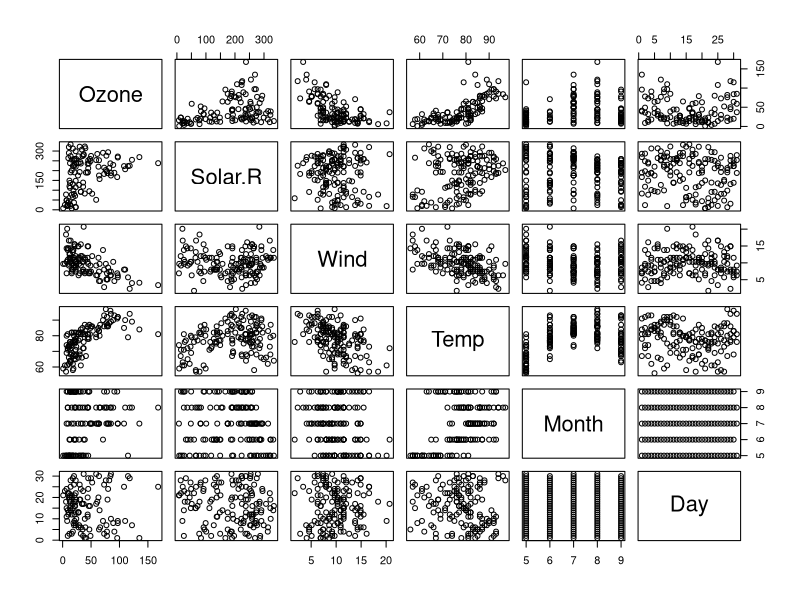
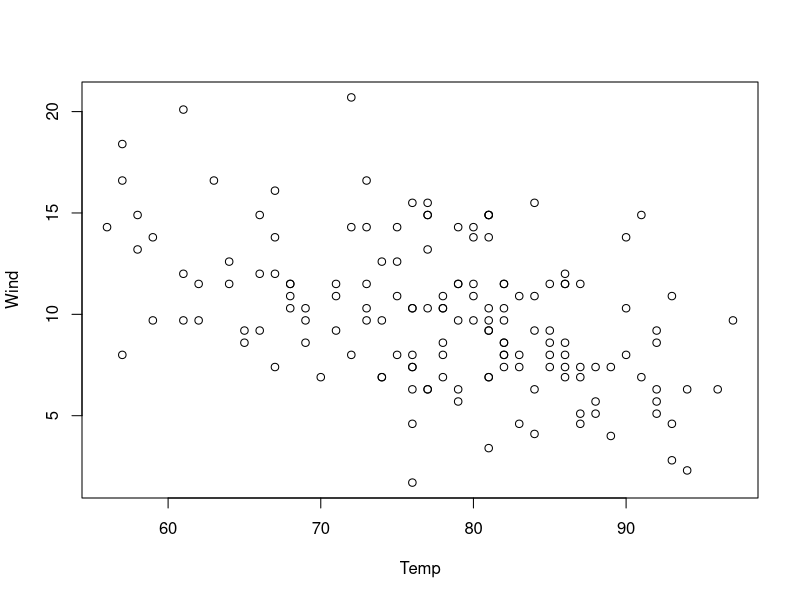
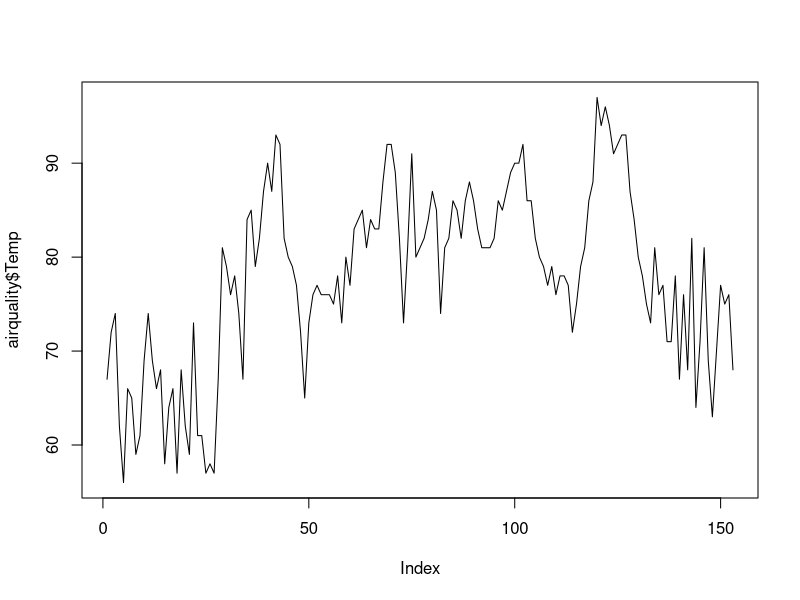
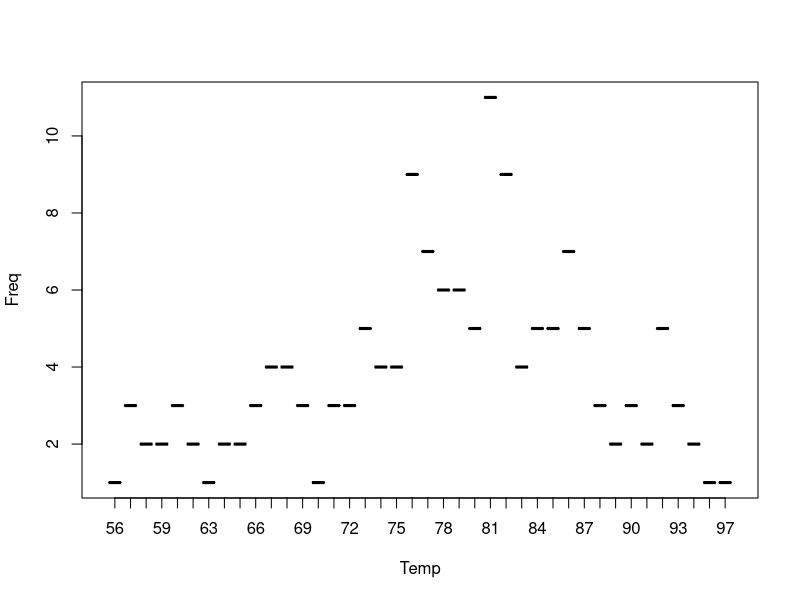

R code for these plots, in order:
## ---- chunk 1
# install.packages("tm")  
## ---- chunk 2
library(tm)
## ---- chunk 3
x <- 10.5       # assign a decimal value 
x              # print the value of x 
## ---- chunk 4
class(x)      # print the class name of x 
## ---- chunk 5
k <- 1
k              # print the value of k 
## ---- chunk 6
class(k)       # print the class name of k 
## ---- chunk 7
is.integer(k)  # is k an integer? 
## ---- chunk 8
y <- as.integer(3) 
y              # print the value of y 
## ---- chunk 9
class(y)       # print the class name of y 
is.integer(y)  # is y an integer? 
## ---- chunk 10
y <- 3L 
is.integer(y)  # is y an integer? 
## ---- chunk 11
as.integer(3.14)    # coerce a numeric value 
## ---- chunk 12
as.integer("5.27")  # coerce a decimal string 
## ---- chunk 13
as.integer("Joe")   # coerce an non-decimal string 
## ---- chunk 14
as.integer(TRUE)    # the numeric value of TRUE 
as.integer(FALSE)   # the numeric value of FALSE 
## ---- chunk 15
x <- 1
y <- 2   # sample values 
z <- x > y      # is x larger than y? 
z              # print the logical value 
## ---- chunk 16
class(z)       # print the class name of z 
## ---- chunk 17
u <- TRUE
v <- FALSE
u & v          # u AND v 
## ---- chunk 18
u | v          # u OR v 
## ---- chunk 19
!u             # negation of u 
## ---- chunk 20
a <- T
b <- F
a & b
## ---- chunk 21
x <- as.character(3.14) 
x
## ---- chunk 22
class(x)       # print the class name of x 
## ---- chunk 23
fname <- "Joe"
lname <-"Smith" 
paste(fname, lname) 
## ---- chunk 24
paste("A", "B", "C", sep="--")
## ---- chunk 25
sprintf("%s has %d dollars", "Sam", 100) 
## ---- chunk 26
substr("Mary has a little lamb.", start=3, stop=12) 
## ---- chunk 27
sub("little", "big", "Mary has a little lamb.") 
## ---- chunk 28
c(2, 3, 5) 
## ---- chunk 29
c(TRUE, FALSE, TRUE, FALSE, FALSE) 
## ---- chunk 30
c("aa", "bb", "cc", "dd", "ee") 
## ---- chunk 31
s1 <- 2:5
s1
## ---- chunk 32
s2 <- seq(from=1, to=5, by=2)  # You can drop the argument names write seq(1,5,2)
s2
## ---- chunk 33
s3 <- rep(1, 5)
s3
## ---- chunk 34
length(c("aa", "bb", "cc", "dd", "ee")) 
## ---- chunk 35
n <- c(2, 3, 5) 
s <- c("aa", "bb", "cc", "dd", "ee") 
 c(n, s) 
## ---- chunk 36
a <- c(1, 3, 5, 7) 
b <- c(1, 2, 4, 8)
## ---- chunk 37
5 * a 
## ---- chunk 38
a + b
## ---- chunk 39
a - b 
## ---- chunk 40
a * b 
## ---- chunk 41
a / b 
## ---- chunk 42
u <- c(10, 20, 30) 
v <- c(1, 2, 3, 4, 5, 6, 7, 8, 9) 
u + v 
## ---- chunk 43
s <- c("aa", "bb", "cc", "dd", "ee") 
s[3] 
## ---- chunk 44
s[-3] 
## ---- chunk 45
s[10] 
## ---- chunk 46
s <- c("aa", "bb", "cc", "dd", "ee") 
s[c(2, 3)] 
## ---- chunk 47
s[c(2, 3, 3)] 
## ---- chunk 48
s[c(2, 1, 3)] 
## ---- chunk 49
s[2:4] 
## ---- chunk 50
s <- c("aa", "bb", "cc", "dd", "ee")
## ---- chunk 51
L = c(FALSE, TRUE, FALSE, TRUE, FALSE)
s[L] 
## ---- chunk 52
s[c(FALSE, TRUE, FALSE, TRUE, FALSE)]
## ---- chunk 53
v <- c("Mary", "Sue") 
names(v) <- c("First", "Last") 
v 
## ---- chunk 54
v["First"] 
## ---- chunk 55
v[c("Last", "First")] 
## ---- chunk 56
n <- c(2, 3, 5) 
s <- c("aa", "bb", "cc", "dd", "ee") 
b <- c(TRUE, FALSE, TRUE, FALSE, FALSE) 

x <- list(n, s, b, 3)   # x contains copies of n, s, b
x
## ---- chunk 57
x[2] 
## ---- chunk 58
x[c(2, 4)] 
## ---- chunk 59
x[2]
## ---- chunk 60
x[[2]]
## ---- chunk 61
x[[2]][1] = "ta" 
x[[2]] 
## ---- chunk 62
s 
## ---- chunk 63
n <- c(2, 3, 5) 
s <- c("aa", "bb", "cc") 
b <- c(TRUE, FALSE, TRUE) 
df <- data.frame(n, s, b) # df is a data frame
df
## ---- chunk 64
mtcars 
## ---- chunk 65
mtcars[1, 2] 
## ---- chunk 66
mtcars["Mazda RX4", "cyl"] 
## ---- chunk 67
nrow(mtcars)    # number of data rows 
## ---- chunk 68
ncol(mtcars)    # number of columns 
## ---- chunk 69
dim(mtcars)
## ---- chunk 70
help(mtcars)
## ---- chunk 71
head(mtcars) 
## ---- chunk 72
mtcars[[9]] 
## ---- chunk 73
mtcars[["am"]] 
## ---- chunk 74
mtcars$am 
## ---- chunk 75
mtcars[, "am"] 
## ---- chunk 76
mtcars[1] 
## ---- chunk 77
mtcars["mpg"] 
## ---- chunk 78
mtcars[["mpg"]]
## ---- chunk 79
mtcars[c("mpg", "hp")] 
## ---- chunk 80
mtcars[24,] 
## ---- chunk 81
mtcars[c(3, 24),] 
## ---- chunk 82
mtcars["Camaro Z28",] 
## ---- chunk 83
mtcars[c("Datsun 710", "Camaro Z28"),] 
## ---- chunk 84
L <- mtcars$am == 0 
L 
## ---- chunk 85
mtcars[L,] 
## ---- chunk 86
mtcars[L,]$mpg 
## ---- chunk 87
names(df)[names(df) == 'old.var.name'] <- 'new.var.name'
## ---- chunk 88
#library(gdata)                   # load gdata package 
#help(read.xls)                   # documentation 
#mydata <- read.xls("mydata.xls")  # read from first sheet
## ---- chunk 89
#library(XLConnect)               # load XLConnect package 
#wk <- loadWorkbook("mydata.xls") 
#df <- readWorksheet(wk, sheet="Sheet1")
## ---- chunk 90
mydata <- read.table("mydata.txt")  # read text file 
mydata                             # print data frame 
## ---- chunk 91
mydata <- read.csv("mydata.csv")  # read csv file 
mydata 
## ---- chunk 92
help(read.csv)
## ---- chunk 93
getwd()               # get current working directory
## ---- chunk 94
# setwd("<new path>")   # set working directory
## ---- chunk 95
# setwd("C:/MyDoc")
## ---- chunk 96
airquality
## ---- chunk 97
plot(airquality)
## ---- chunk 98
plot(airquality[, c("Temp", "Wind")])
## ---- chunk 99
plot(airquality$Temp, type='l')
## ---- chunk 100
?plot
## ---- chunk 101
temps <- table(airquality$Temp)
temps
## ---- chunk 102
temps.df <- data.frame(temps)
temps.df
## ---- chunk 103
plot(temps.df, xlab="Temp", type="b")
